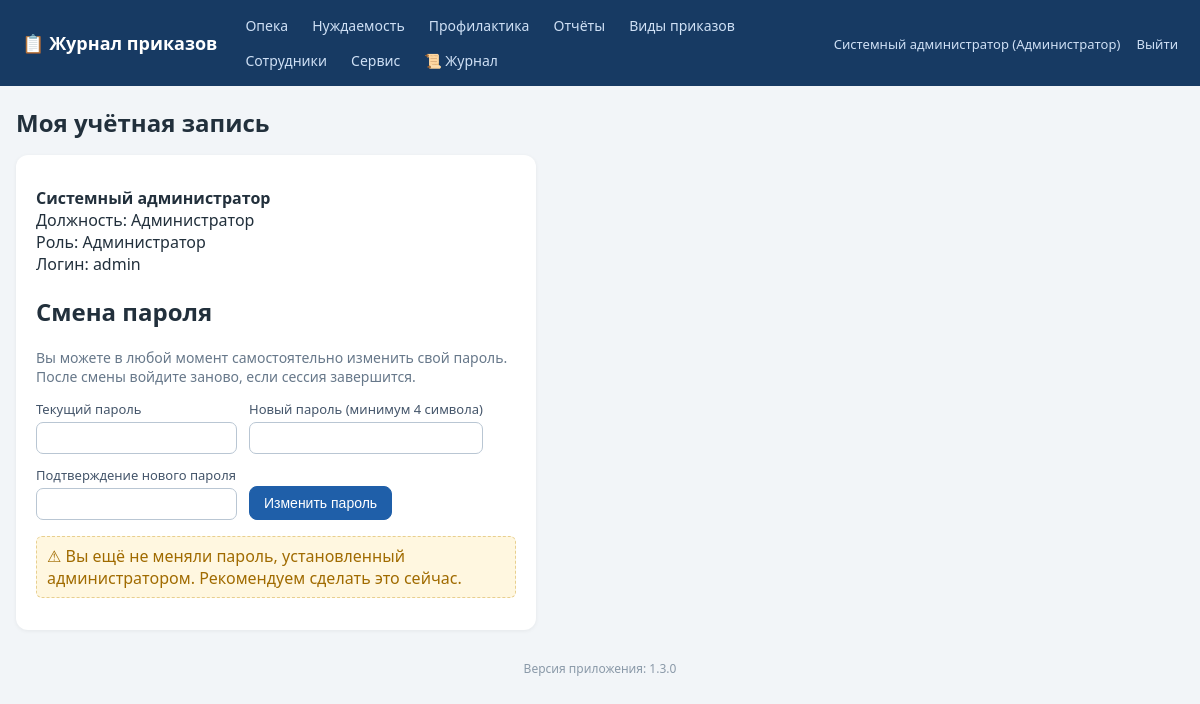
The app's page /profile (signed in) with its own data.
### tables this page shows
CREATE TABLE employees (
    id INTEGER PRIMARY KEY AUTOINCREMENT,
    full_name TEXT NOT NULL,
    position TEXT NOT NULL DEFAULT '',
    login TEXT UNIQUE,
    password_hash TEXT,
    role_id INTEGER REFERENCES roles(id)
, pwd_changed_at TEXT);

CREATE TABLE roles (
    id INTEGER PRIMARY KEY AUTOINCREMENT,
    name TEXT UNIQUE NOT NULL
);

### app.py (the view, shortened to what this page needs)
@app.route('/profile', methods=['GET', 'POST'])
def profile():
    user = current_user()
    return render_template('profile.html')

### app.py (called while the page is built)
@app.after_request
def log_request(response):
    try:
        uid = session.get('user_id')
        status = response.status_code
        lvl = logging.WARNING if status >= 400 else logging.INFO
        log.log(lvl, f'[HTTP] {request.method} {request.path} -> {status} '
                     f'(IP: {request.remote_addr}, user_id: {uid or "-"})')
        if status == 403:
            audit('ОТКАЗ В ДОСТУПЕ (403)', f'{request.method} {request.path}')
        if (request.endpoint == 'login' and request.method == 'POST'
                and status == 200):
            log.warning(f'[БЕЗОПАСНОСТЬ] Неудачная попытка входа: логин '
                        f"'{request.form.get('login','')}' от IP "
                        f"{request.remote_addr}")
    except Exception:
        pass
    return response

def get_db():
    conn = sqlite3.connect(DB_PATH)
    conn.row_factory = sqlite3.Row
    conn.execute('PRAGMA foreign_keys = ON')
    return conn

def current_user():
    uid = session.get('user_id')
    if not uid:
        return None
    conn = get_db()
    u = conn.execute('SELECT e.*, r.name AS role_name FROM employees e '
                     'LEFT JOIN roles r ON r.id=e.role_id WHERE e.id=?', (uid,)).fetchone()
    conn.close()
    return u

def can_access_journal(user, journal):
    if not user:
        return False
    if user['role_name'] in FULL_DATA_ROLES:  # админ и начальник — полный доступ
        return True
    return user['role_name'] in ROLE_ACCESS[journal]

@app.before_request
def _guard():
    open_exceptions = ('login', 'logout', 'static')
    if request.endpoint in open_exceptions:
        return
    if not session.get('user_id'):
        return redirect(url_for('login'))

@app.context_processor
def inject_globals():
    user = current_user()
    journals = [j for j in JOURNAL_TYPES if user and can_access_journal(user, j)]
    return dict(
        cu=user,
        accessible_journals=[(j, JOURNAL_TITLES[j]) for j in journals],
        all_journals=[(j, JOURNAL_TITLES[j]) for j in JOURNAL_TYPES],
        journal_titles=JOURNAL_TITLES,
        all_roles=ALL_ROLES,
        app_version=APP_VERSION,
    )

### templates/profile.html (shortened to what this page needs)
{% extends 'base.html' %}
{% block content %}
<h1>Моя учётная запись</h1>
<div class="panel narrow">
  <p><b>{{ cu.full_name }}</b><br>
     Должность: {{ cu.position or '—' }}<br>
     Роль: {{ cu.role_name }}<br>
     Логин: {{ cu.login or '—' }}</p>
  {% if cu.login %}
  <h2>Смена пароля</h2>
  <p class="muted">Вы можете в любой момент самостоятельно изменить свой пароль.
     После смены войдите заново, если сессия завершится.</p>
  <form method="post" autocomplete="off">
    <label>Текущий пароль
      <input type="password" name="old_password" required autocomplete="current-password"></label>
    <label>Новый пароль (минимум 4 символа)
      <input type="password" name="new_password" required minlength="4" autocomplete="new-password"></label>
    <label>Подтверждение нового пароля
      <input type="password" name="confirm_password" required minlength="4" autocomplete="new-password"></label>
    <button class="btn primary">Изменить пароль</button>
  </form>
  {% if cu.pwd_changed_at %}
  <p class="muted">Пароль последний раз изменялся: {{ cu.pwd_changed_at }}</p>
  {% else %}
  <p class="warn-note">⚠ Вы ещё не меняли пароль, установленный администратором. Рекомендуем сделать это сейчас.</p>
  {% endif %}
  {% else %}
  <p class="muted">Для вашей учётной записи вход не настроен (логин не назначен).
     Обратитесь к администратору.</p>
  {% endif %}
</div>
{% endblock %}

### templates/base.html (shortened to what this page needs)
<!DOCTYPE html>
<html lang="ru">
<head>
<link rel="stylesheet" href="{{ url_for('static', filename='style.css') }}">
</head>
<body>
<header class="topbar no-print">
  <div class="brand"><a href="{{ url_for('index') }}">📋 Журнал приказов</a></div>
  <nav>
    {% for j, t in accessible_journals %}
      <a href="{{ url_for('journal_list', journal=j) }}">{{ t }}</a>
    {% endfor %}
    {% if cu and cu.role_name in ['Администратор','Начальник отдела','Куратор'] %}
      <a href="{{ url_for('reports') }}">Отчёты</a>
    {% endif %}
    <a href="{{ url_for('order_types') }}">Виды приказов</a>
    {% if cu and cu.role_name == 'Администратор' %}
      <a href="{{ url_for('employees') }}">Сотрудники</a>
      <a href="{{ url_for('service') }}">Сервис</a>
      <a href="{{ url_for('logs_view') }}" title="Журнал логирования">📜 Журнал</a>
    {% endif %}
  </nav>
  <div class="userbox">
    {% if cu %}
      <a href="{{ url_for('profile') }}" title="Сменить пароль">{{ cu.full_name }} ({{ cu.role_name }})</a>
      <a href="{{ url_for('logout') }}">Выйти</a>
    {% endif %}
  </div>
</header>
<main class="container">
  {% block content %}{% endblock %}
</main>
<footer class="foot no-print">Версия приложения: {{ app_version }}</footer>
</body>
</html>

### static/style.css (style rules this page uses)
:root { --bs:#1f5fa9;--bg:#f2f5f8;--tx:#22303c; }
* { box-sizing:border-box }
body { margin:0;font-family:"Segoe UI",Arial,sans-serif;background:var(--bg);color:var(--tx); }
a { color:var(--bs); }
.topbar { display:flex;align-items:center;gap:18px;flex-wrap:wrap;background:#173a63;color:#fff;padding:10px 22px; }
.topbar .brand a { color:#fff;font-weight:700;font-size:18px;text-decoration:none; }
.topbar nav { display:flex;gap:4px;flex-wrap:wrap;flex:1; }
.topbar nav a { color:#cfe0f5;text-decoration:none;padding:6px 10px;border-radius:6px;font-size:14px; }
.userbox a { color:#cfe0f5;text-decoration:none;font-size:13px;margin-left:12px; }
.container { max-width:1200px;margin:20px auto;padding:0 16px; }
h1 { font-size:24px; }
.panel { background:#fff;border-radius:12px;padding:16px 20px;margin:16px 0;box-shadow:0 1px 4px rgba(0,0,0,.06); }
.panel.narrow { max-width:520px; }
.panel form { display:flex;flex-wrap:wrap;gap:12px;align-items:end; }
label { display:flex;flex-direction:column;font-size:13px;gap:4px;color:#44556a; }
input,select { padding:7px 9px;border:1px solid #b9c6d3;border-radius:7px;font-size:14px;background:#fff; }
.btn { display:inline-block;padding:8px 14px;border-radius:8px;border:1px solid #b9c6d3;background:#fff;color:var(--tx);cursor:pointer;font-size:14px;text-decoration:none; }
.btn.primary { background:var(--bs);border-color:var(--bs);color:#fff; }
.muted { color:#67788a;font-size:14px; }
.foot { text-align:center;color:#8a99a8;font-size:12px;margin:30px 0; }
.warn-note { color:#a06b00;background:#fff7e0;border:1px dashed #e8cf8f;padding:8px 10px;border-radius:6px; }

### records on screen
employees: full_name "Системный администратор", position "Администратор", login "admin"
roles: role_name "Администратор"

### other values on screen
{{ t }} "Опека" "Нуждаемость" "Профилактика"
{{ app_version }} "1.3.0"
